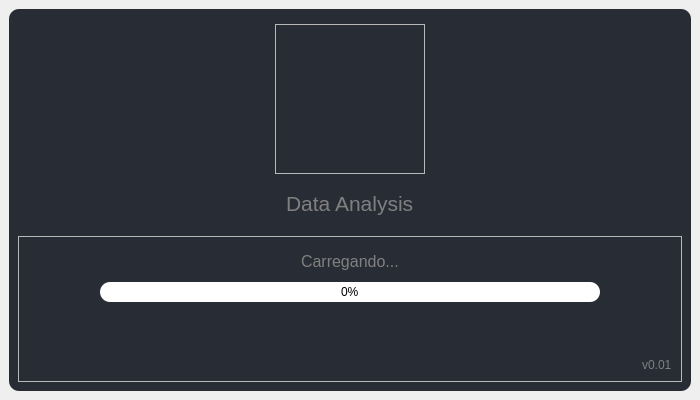
<?xml version="1.0" encoding="UTF-8"?>
<ui version="4.0">
 <class>SplashScreen</class>
 <widget class="QMainWindow" name="SplashScreen">
  <property name="geometry">
   <rect>
    <x>0</x>
    <y>0</y>
    <width>700</width>
    <height>400</height>
   </rect>
  </property>
  <property name="minimumSize">
   <size>
    <width>700</width>
    <height>400</height>
   </size>
  </property>
  <property name="maximumSize">
   <size>
    <width>700</width>
    <height>400</height>
   </size>
  </property>
  <property name="windowTitle">
   <string>MainWindow</string>
  </property>
  <property name="styleSheet">
   <string notr="true">*{
	font-family: &quot;Bahnschrift&quot;;
	background-repeat: none;
	background-position: center;
}
#splash{
	background-color:rgb(40, 44, 52);
	border-radius: 10px;
}
/* /////////////////////////////////////////////////////////////////////////////////////////////////
ProgressBar */

QProgressBar {
	color: black;
	text-align: center;
	border-style: none;
	border-radius: 10px;
}
QProgressBar::chunk {
	border-radius: 10px;
	background: qlineargradient(x1:0, y1:0, x2:1, y2:0, stop:0 white , stop:0.5 #55afcf , stop:1 #085c83);
	


}</string>
  </property>
  <widget class="QWidget" name="centralwidget">
   <layout class="QVBoxLayout" name="verticalLayout">
    <property name="spacing">
     <number>6</number>
    </property>
    <item>
     <widget class="QFrame" name="splash">
      <property name="frameShape">
       <enum>QFrame::StyledPanel</enum>
      </property>
      <property name="frameShadow">
       <enum>QFrame::Raised</enum>
      </property>
      <layout class="QVBoxLayout" name="verticalLayout_2">
       <property name="spacing">
        <number>18</number>
       </property>
       <property name="topMargin">
        <number>15</number>
       </property>
       <item alignment="Qt::AlignHCenter">
        <widget class="QFrame" name="frame">
         <property name="minimumSize">
          <size>
           <width>150</width>
           <height>150</height>
          </size>
         </property>
         <property name="maximumSize">
          <size>
           <width>150</width>
           <height>150</height>
          </size>
         </property>
         <property name="styleSheet">
          <string notr="true">background-image: url(:/imagens/images/logo256x256edit-azul.png);
background-position:center;
background-repeat: no-repeat;</string>
         </property>
         <property name="frameShape">
          <enum>QFrame::StyledPanel</enum>
         </property>
         <property name="frameShadow">
          <enum>QFrame::Raised</enum>
         </property>
        </widget>
       </item>
       <item alignment="Qt::AlignHCenter">
        <widget class="QLabel" name="label">
         <property name="minimumSize">
          <size>
           <width>0</width>
           <height>30</height>
          </size>
         </property>
         <property name="maximumSize">
          <size>
           <width>16777215</width>
           <height>30</height>
          </size>
         </property>
         <property name="styleSheet">
          <string notr="true">color: grey;
font-size: 16pt;</string>
         </property>
         <property name="text">
          <string>Data Analysis</string>
         </property>
        </widget>
       </item>
       <item>
        <widget class="QFrame" name="frame_3">
         <property name="frameShape">
          <enum>QFrame::StyledPanel</enum>
         </property>
         <property name="frameShadow">
          <enum>QFrame::Raised</enum>
         </property>
         <layout class="QVBoxLayout" name="verticalLayout_3">
          <item alignment="Qt::AlignHCenter">
           <widget class="QLabel" name="label_2">
            <property name="minimumSize">
             <size>
              <width>0</width>
              <height>30</height>
             </size>
            </property>
            <property name="maximumSize">
             <size>
              <width>16777215</width>
              <height>30</height>
             </size>
            </property>
            <property name="styleSheet">
             <string notr="true">color: grey;
font-size: 12pt;</string>
            </property>
            <property name="text">
             <string>Carregando...</string>
            </property>
           </widget>
          </item>
          <item alignment="Qt::AlignHCenter">
           <widget class="QProgressBar" name="progressBar">
            <property name="minimumSize">
             <size>
              <width>500</width>
              <height>20</height>
             </size>
            </property>
            <property name="maximumSize">
             <size>
              <width>500</width>
              <height>20</height>
             </size>
            </property>
            <property name="value">
             <number>0</number>
            </property>
            <property name="textVisible">
             <bool>true</bool>
            </property>
           </widget>
          </item>
          <item alignment="Qt::AlignHCenter|Qt::AlignTop">
           <widget class="QLabel" name="label_dicas">
            <property name="sizePolicy">
             <sizepolicy hsizetype="Expanding" vsizetype="Expanding">
              <horstretch>0</horstretch>
              <verstretch>0</verstretch>
             </sizepolicy>
            </property>
            <property name="minimumSize">
             <size>
              <width>500</width>
              <height>60</height>
             </size>
            </property>
            <property name="maximumSize">
             <size>
              <width>500</width>
              <height>60</height>
             </size>
            </property>
            <property name="styleSheet">
             <string notr="true">color: grey;
font-size: 10pt;</string>
            </property>
            <property name="text">
             <string>&lt;html&gt;&lt;head/&gt;&lt;body&gt;&lt;p align=&quot;center&quot;&gt;&lt;br/&gt;&lt;/p&gt;&lt;/body&gt;&lt;/html&gt;</string>
            </property>
            <property name="alignment">
             <set>Qt::AlignHCenter|Qt::AlignTop</set>
            </property>
           </widget>
          </item>
          <item alignment="Qt::AlignRight|Qt::AlignBottom">
           <widget class="QLabel" name="label_3">
            <property name="styleSheet">
             <string notr="true">color: grey;
</string>
            </property>
            <property name="text">
             <string>v0.01</string>
            </property>
           </widget>
          </item>
         </layout>
        </widget>
       </item>
      </layout>
     </widget>
    </item>
   </layout>
  </widget>
 </widget>
 <resources>
  <include location="../../resources.qrc"/>
 </resources>
 <connections/>
</ui>
